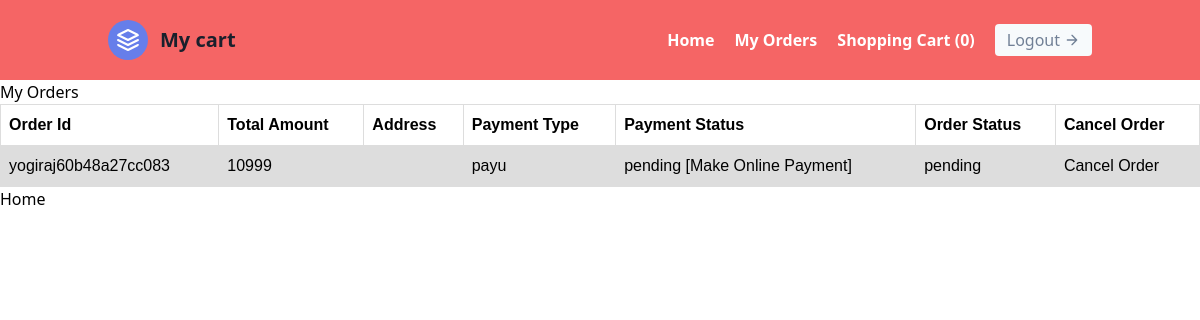
The app's page /public_html/myorders.php (signed in) with its own data.
### tables this page shows
CREATE TABLE `orders` (
  `order_id` varchar(100) NOT NULL,
  `user_id` varchar(20) NOT NULL,
  `total_amount` float NOT NULL,
  `address` varchar(100) NOT NULL,
  `payment_type` varchar(20) NOT NULL,
  `payment_status` varchar(20) NOT NULL DEFAULT 'pending',
  `order_status` varchar(20) NOT NULL DEFAULT 'pending',
  `txnid` varchar(100) NOT NULL,
  `mihpayid` varchar(100) NOT NULL,
  `addedon` varchar(20) NOT NULL
);

### public_html/myorders.php (the view, shortened to what this page needs)
<?php
include('connection.php');
$my_orders=mysqli_query($con,"select * from orders where user_id=".$_SESSION['id']);
?>
<!DOCTYPE html>
<html>
<head>
</head>
<body>
<?php include('topnav.php'); ?>
    <h2>My Orders</h2>
    <table>
        <tr>
            <th>Order Id</th>
            <th>Total Amount</th>
            <th>Address</th>
            <th>Payment Type</th>
            <th>Payment Status</th>
            <th>Order Status</th>
            <th>Cancel Order</th>
        </tr>
        <?php while($row=mysqli_fetch_assoc($my_orders)){?>
            <tr>
                <td><?php echo $row['order_id']; ?></td>
                <td><?php echo $row['total_amount']; ?></td>
                <td><?php echo $row['address'];?></td>
                <td><?php echo $row['payment_type'];?></td>
                <td><?php echo $row['payment_status'];
                if($row['payment_status']=='pending'&&$row['payment_type']=='payu'&&$row['order_status']!='cancelled'){
                    echo '&nbsp<a href="insert.php?orderid='.$row['order_id'].'&totalamount='.$row['total_amount'].'&email='.$_SESSION['email'].'&mobile='.$_SESSION['mobile'].'">[Make Online Payment]</a>';
                }?></td>
                <td><?php echo $row['order_status'];?></td>
                <td><?php if($row['order_status']!="cancelled"){echo '<a href="?cancelorder=true&orderid=' . $row['order_id'] . '">Cancel Order</a>';}?></td>
            </tr>
        <?php };
         ?>
    </table>
    <a href="welcome.php">Home</a>
</body>
</html>

### public_html/myorders.php (style rules this page uses)
table { font-family: arial, sans-serif; border-collapse: collapse; width: 100%; }
td, th { border: 1px solid #dddddd; text-align: left; padding: 8px; }
tr:nth-child(even) { background-color: #dddddd; }

### records on screen
orders: order_id "yogiraj60b48a27cc083", total_amount "10999", payment_type "payu", payment_status "pending", order_status "pending"

### other values on screen
$count "0"
